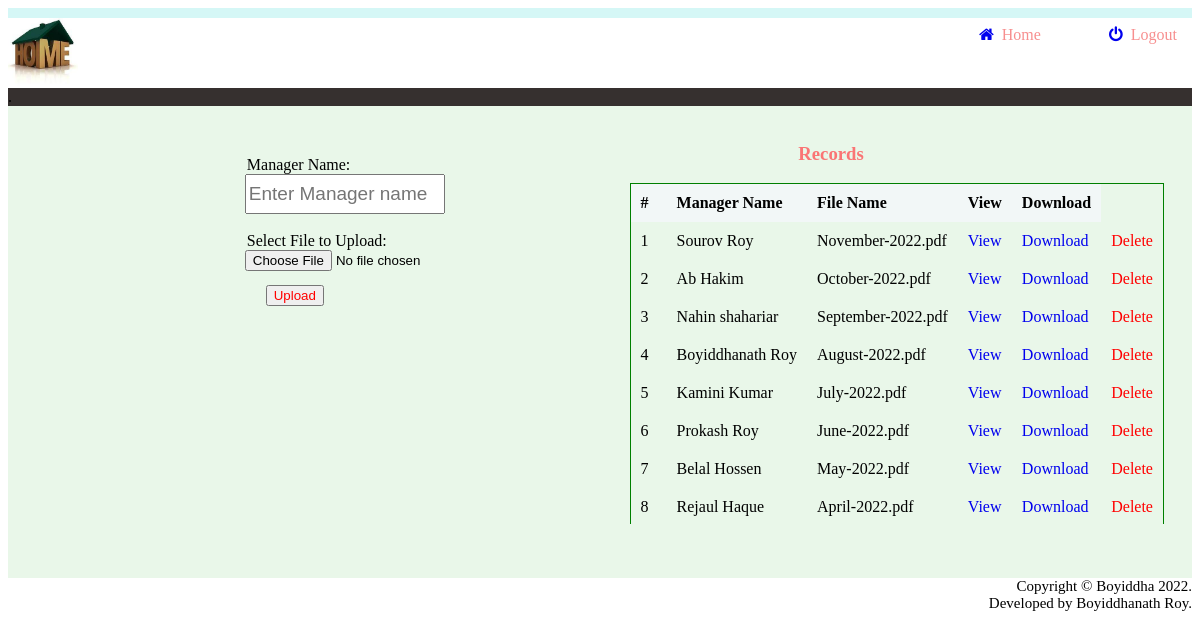
/admin/archieve.php (signed in), run on the app's committed database.
### tables this page shows
CREATE TABLE `record` (
  `id` int(11) NOT NULL,
  `manager_name` varchar(100) NOT NULL,
  `filename` varchar(100) NOT NULL,
  `created_date` date NOT NULL
);

### admin/archieve.php (the view, shortened to what this page needs)
<?php
	include 'database/Connection.php';
?>
<html lang="en">
<head>
	<link rel="stylesheet" href="https://cdnjs.cloudflare.com/ajax/libs/font-awesome/4.7.0/css/font-awesome.min.css">
</head>
<body>
	<div class="first">
    </div>
	<div class="navbar">
	    <div class="left">
			<a href="index.php" ><img width="70px" height="70px" src="img/logo.jpg"></a>
		</div>
		<div class="mid">
			<a href="index.php" style="text-decoration:none;">
				<i class="fa fa-home"></i>&nbsp <span style="color:#f78f8f;">Home</span>
			</a>
		 </div>
		 <div class="right">
			<a href="logout.php" style="text-decoration:none;">
				<i class="fa fa-power-off"></i>&nbsp <span style="color:#f78f8f;">Logout</span>
			</a>
		 </div>
	</div>
	<div class="row">
		<div class="height:10px;width:100%;" style="background-color:#36302f;">.</div>
		<div class="row1">
			<div class="row11">
			<form action="upload.php" method="post" enctype="multipart/form-data">
				<legend>Manager Name:</legend>
				<div style="">
					<input type="text" required class="form-control"placeholder="Enter Manager name" name="name">
				</div><br>
				<legend>Select File to Upload:</legend>
				<div class="btn2">
					<input  required type="file" name="file1" />
				</div><br>
				<div class="btn2">
					<input  type="submit" name="submit" value="Upload" class="btn"/>
				</div>
			</form>
			</div>
		</div>
		<div class="row2">
			<div class="row22">
			<h3 style="margin-left:30%;color:#fa7575;" > Records</h3>
			<table class="table">
				<thead>
					<tr>
						<th>#</th>
						<th>Manager Name</th>
						<th>File Name</th>
						<th>View</th>
						<th>Download</th>
					</tr>
				</thead>
				<tbody>
					<?php
					$i = 1;
					$query="select * from record order by id DESC";
					$result=$conn->query($query);
					while($row = mysqli_fetch_array($result)) { ?>
					<tr>
						<td><?php echo $i++; ?></td>
						<td><?php echo $row['manager_name']; ?></td>
						<td><?php echo $row['filename'];?> </td>
						<td ><a class="btn1"  href="record/<?php echo $row['filename']; ?>" target="_blank">View</a></td>
						<td><a class="btn1" href="record/<?php echo $row['filename']; ?>" download>Download </a></td>
						<td><a href="?delete=<?php echo$row['filename']?>  " class="btn" a onclick="return confirm('Are you want to delete this Records?')" >Delete </a></td>
					</tr>
					<?php } ?>
				</tbody>
			</table>
			</div>
		</div>
	</div>
	<div style="text-align:right;font-size: 15px;height:30px;">
		Copyright &copy; Boyiddha 2022.<br> Developed by Boyiddhanath Roy.
	</div>
</body>
</html>

### admin/archieve.php (style rules this page uses)
* { box-sizing:border-box; }
.first { background-color: #d5f7f6; height:10px; }
.left { width:82%; float:left; padding-top:0px; }
.mid { width:11%; float:left; text-align:left; padding-top:8px; color:#f78f8f; }
.right { width:7%; float:left; text-align:left; padding-top:8px; color:#f78f8f; }
.row { background-color:#e9f7e9; height:490px; }
.row1 { float:left; width:50%; padding-top:50px; }
.row11 { margin-left:40%; }
.row2 { float:left; width:50%; text-align:left; padding-top:18px; padding-bottom:17px; }
.row22 { margin-left:5%; height:400px; overflow-y:auto; padding-bottom:15px; }
.form-control { width:200px; height:40px; color:red; font-size:19px; font-weight:450; }
.btn2 { height:35px; width:100px; border:none; text-align:center; display:inline-block; cursor:pointer; -webkit-transition-duration: 0.4s; transition-duration: 0.4s; }
.btn1 { text-decoration:none; -webkit-transition-duration: 0.4s; transition-duration: 0.4s; }
.btn { color:red; text-decoration:none; -webkit-transition-duration: 0.4s; transition-duration: 0.4s; }
.navbar::after { content: ''; display: table; clear: both; }
.row:after { content:''; display:table; clear:both; }
table { border-collapse: collapse; border-spacing: 0; border: 1px solid green; table-layout:auto; width:auto; }
th, td { text-align: left; padding: 10px; }
th { position:sticky; top: 0px; background:#f2f7f7; }

### data on the page
record: manager_name "Sourov Roy", filename "November-2022.pdf"
record: manager_name "Ab Hakim", filename "October-2022.pdf"
record: manager_name "Nahin shahariar", filename "September-2022.pdf"
record: manager_name "Boyiddhanath Roy", filename "August-2022.pdf"
record: manager_name "Kamini Kumar", filename "July-2022.pdf"
record: manager_name "Prokash Roy", filename "June-2022.pdf"
record: manager_name "Belal Hossen", filename "May-2022.pdf"
record: manager_name "Rejaul Haque", filename "April-2022.pdf"
